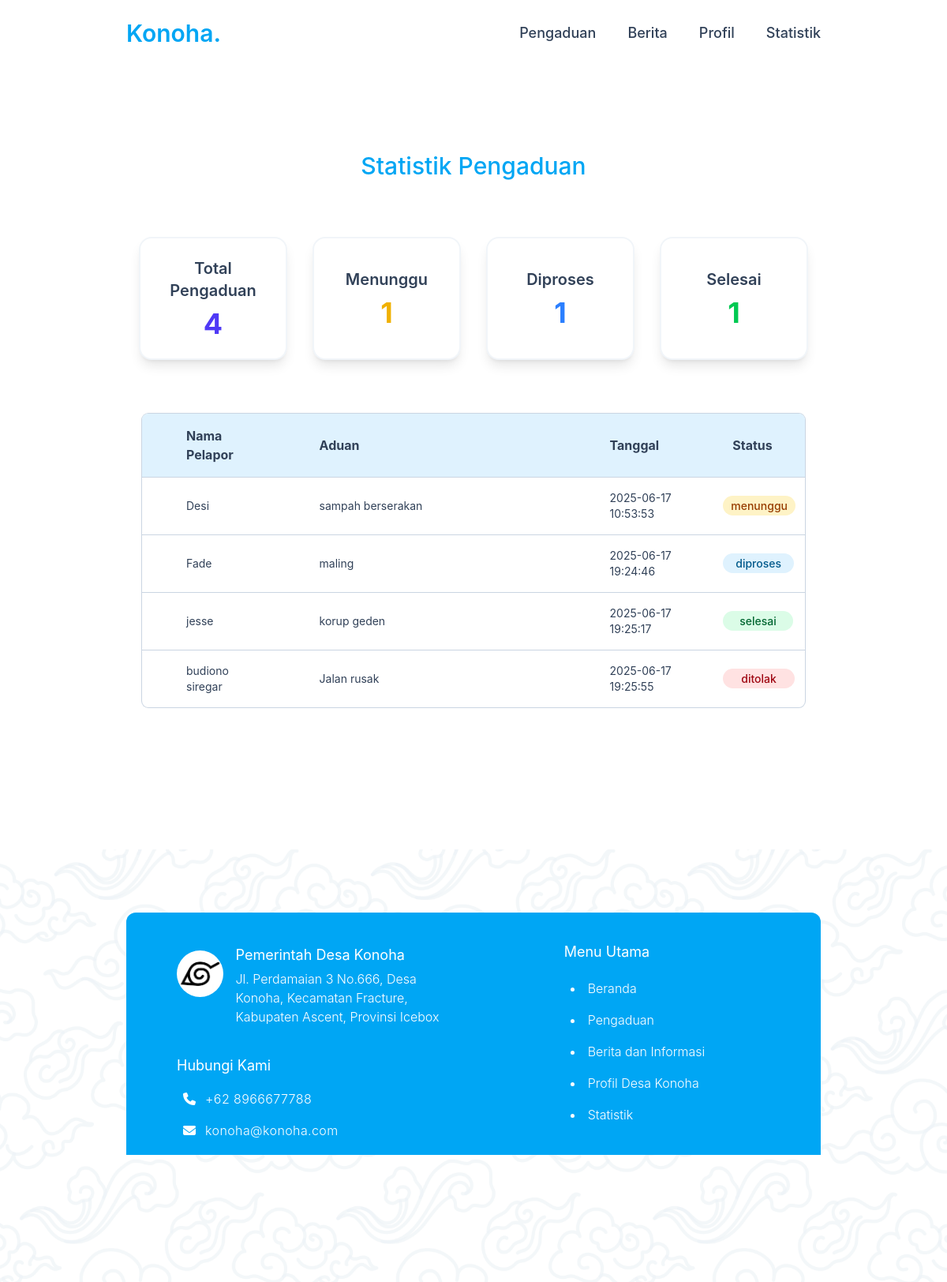
/konoha-mainPage/public/Statistik_controller, run on the app's committed database.
### tables this page shows
CREATE TABLE `pengaduan` (
  `id_pengaduan` int(11) NOT NULL,
  `nama_pelapor` varchar(255) NOT NULL,
  `nomor_telepon` varchar(25) DEFAULT NULL,
  `id_kategori` int(11) NOT NULL,
  `judul_pengaduan` varchar(255) NOT NULL,
  `detail_pengaduan` text NOT NULL,
  `path_lampiran` varchar(255) DEFAULT NULL,
  `tanggal_dikirim` timestamp NOT NULL DEFAULT current_timestamp(),
  `status` enum('menunggu','diproses','selesai','ditolak') NOT NULL DEFAULT 'menunggu'
);

### konoha-mainPage/app/core/Controllers.php (called while the page is built, shortened)
<?php
class Controllers {
    public function view( $view, $data = [] ) {
        require_once "../app/views/" . $view . ".php";
    }
    public function model ( $model ) {
        return new $model;
    }
}
?>

### konoha-mainPage/app/controllers/Statistik_controller.php (called while the page is built, shortened)
<?php
class Statistik_controller extends Controllers {
    public function index() {
        $data['title'] = "Konoha - statistik";
        $data['dataStatistik'] = $this->model('Statistik_model')->getStatistik($data);
        $data['dataPengaduan'] = $this->model('Statistik_model')->getAllStatistik(50, null, 'total');
        $data['menunggu'] = $this->model('Statistik_model')->getMenungguStatistik();
        $data['diproses'] = $this->model('Statistik_model')->getDiprosesStatistik();
        $data['selesai'] = $this->model('Statistik_model')->getSelesaiStatistik();
        $data['ditolak'] = $this->model('Statistik_model')->getDitolakStatistik();
        $this->view("statistik/index", $data);
    }
}
?>

### konoha-mainPage/app/core/App.php (called while the page is built, shortened)
<?php
class App {
    protected $method = 'index';
    protected $params = [];
    public function __construct() {
        $this->controller = new $this->controller;
        call_user_func_array([$this->controller, $this->method], $this->params);
    }
}
?>

### konoha-mainPage/public/index.php (called while the page is built, shortened)
<?php
$app = new App;
?>

### konoha-mainPage/app/core/Database.php (called while the page is built, shortened)
<?php
class Database {
    private $host = "localhost";
    private $db_name = "dbkonoha";
    private $username = "root";
    private $password = "";
    public $conn;
    private $stmt;
    public function __construct() {
        try {
            $this->conn = new PDO(
                "mysql:host=" . $this->host . ";dbname=" . $this->db_name . ";charset=utf8mb4",
                $this->username,
                $this->password,
                array(
                    PDO::ATTR_ERRMODE => PDO::ERRMODE_EXCEPTION,
                    PDO::ATTR_DEFAULT_FETCH_MODE => PDO::FETCH_ASSOC,
                    PDO::MYSQL_ATTR_INIT_COMMAND => "SET NAMES utf8mb4"
                )
                );
        } catch(PDOException $exception) {
            die($exception->getMessage());
        }
    }
    public function query($query) {
        $this->stmt = $this->conn->prepare($query);
    }
    public function execute() {
        $this->stmt->execute();
    }
    public function getAll() {
        $this->execute();
        return $this->stmt->fetchAll(PDO::FETCH_ASSOC);
    }
    public function get() {
        $this->execute();
        return $this->stmt->fetch(PDO::FETCH_ASSOC);
    }
}
?>

### konoha-mainPage/app/models/Statistik_model.php (called while the page is built)
<?php
class Statistik_model {
    private $conn;
    private $table_name = "pengaduan";
    public function __construct() {
        $this->conn = new Database();
    }
    public function getStatistik($data) {
        $query = "SELECT
                    COUNT(*) as total,
                    SUM(CASE WHEN status = 'menunggu' THEN 1 ELSE 0 END) as menunggu,
                    SUM(CASE WHEN status = 'diproses' THEN 1 ELSE 0 END) as diproses,
                    SUM(CASE WHEN status = 'selesai' THEN 1 ELSE 0 END) as selesai
                  FROM " . $this->table_name;
        $this->conn->query($query);
        $this->conn->execute();
        $result = $this->conn->get();
        $data = [
            'total' => $result['total'],
            'menunggu' => $result['menunggu'],
            'diproses' => $result['diproses'],
            'selesai' => $result['selesai']
        ];
        return $data;
    }
    public function getAllStatistik() {
        $query = "SELECT p.*, k.nama_kategori
                  FROM " . $this->table_name . " p
                  LEFT JOIN kategoripengaduan k ON p.id_kategori = k.id_kategori";
        $this->conn->query($query);
        return $this->conn->getAll();
    }
    public function getMenungguStatistik() {
        $query = "SELECT p.*, k.nama_kategori
                  FROM " . $this->table_name . " p
                  LEFT JOIN kategoripengaduan k ON p.id_kategori = k.id_kategori
                  WHERE p.status = 'menunggu'";
        $this->conn->query($query);
        return $this->conn->getAll();
    }
    public function getDiprosesStatistik() {
        $query = "SELECT p.*, k.nama_kategori
                  FROM " . $this->table_name . " p
                  LEFT JOIN kategoripengaduan k ON p.id_kategori = k.id_kategori
                  WHERE p.status = 'diproses'";
        $this->conn->query($query);
        return $this->conn->getAll();
    }
    public function getSelesaiStatistik() {
        $query = "SELECT p.*, k.nama_kategori
                  FROM " . $this->table_name . " p
                  LEFT JOIN kategoripengaduan k ON p.id_kategori = k.id_kategori
                  WHERE p.status = 'selesai'";
        $this->conn->query($query);
        return $this->conn->getAll();
    }
    public function getDitolakStatistik() {
        $query = "SELECT p.*, k.nama_kategori
                  FROM " . $this->table_name . " p
                  LEFT JOIN kategoripengaduan k ON p.id_kategori = k.id_kategori
                  WHERE p.status = 'ditolak'";
        $this->conn->query($query);
        return $this->conn->getAll();
    }
}

### konoha-mainPage/app/views/statistik/index.php (the view)
<section id="statistik" class="py-20 bg-white">
    <div class="container mx-auto px-2 mb-24 max-w-sm md:max-w-xl lg:max-w-4xl xl:max-w-6xl">
    <div class="container mx-auto px-4 text-center">
        <h2 class="section-title text-sky-500">Statistik Pengaduan</h2>
        <form action="" method="post">
            <div class="grid grid-cols-1 sm:grid-cols-2 md:grid-cols-2 lg:grid-cols-4 gap-8 mb-16">
                <button name="total" cursor="pointer" class="hover:scale-103 focus:bg-sky-50 bg-white rounded-2xl shadow-lg p-6 border-2 border-slate-100 hover:shadow-xl transition-all duration-700 ease-in-out">
                    <h3 class="text-xl font-semibold text-slate-700">Total Pengaduan</h3>
                    <p class="text-4xl font-bold text-indigo-600 mt-2">
                        <?= $data['dataStatistik']['total'] ?? 0 ?>
                    </p>
                </button>
                <button name="menunggu" class="hover:scale-103 focus:bg-sky-50 bg-white rounded-2xl shadow-lg p-6 border-2 border-slate-100 hover:shadow-xl transition-all duration-700 ease-in-out">
                    <h3 class="text-xl font-semibold text-slate-700">Menunggu</h3>
                    <p class="text-4xl font-bold text-yellow-500 mt-2">
                        <?= $data['dataStatistik']['menunggu'] ?? 0 ?>
                    </p>
                </button>
                <button name="diproses" cursor="pointer" class="hover:scale-103 focus:bg-sky-50 bg-white rounded-2xl shadow-lg p-6 border-2 border-slate-100 hover:shadow-xl transition-all duration-700 ease-in-out">
                    <h3 class="text-xl font-semibold text-slate-700">Diproses</h3>
                    <p class="text-4xl font-bold text-blue-500 mt-2">
                            <?= $data['dataStatistik']['diproses'] ?? 0 ?>
                    </p>
                </button>
                <button name="selesai" cursor="pointer" class="hover:scale-103 focus:bg-sky-50 bg-white rounded-2xl shadow-lg p-6 border-2 border-slate-100 hover:shadow-xl transition-all duration-700 ease-in-out">
                    <h3 class="text-xl font-semibold text-slate-700">Selesai</h3>
                    <p class="text-4xl font-bold text-green-500 mt-2">
                            <?= $data['dataStatistik']['selesai'] ?? 0 ?>
                    </p>
                </button>
            </div>
        </form>
        <div class="flex-1 overflow-y-auto p-1">
            <table class="min-w-lg md:min-w-2xl rounded-lg ring-1 ring-slate-300 overflow-hidden w-full">
                <thead class="bg-sky-100 text-slate-700">
                    <tr>
                        <th class="px-14 py-4 text-left text-slate-700">Nama Pelapor</th>
                        <th class="px-6 py-4 text-left text-slate-700">Aduan</th>
                        <th class="px-6 py-4 text-left text-slate-700">Tanggal</th>
                        <th class="px-6 py-4 text-left text-slate-700">Status</th>
                    </tr>
                </thead>
                <tbody class="text-slate-700">
                    <?php if (!empty($data['dataPengaduan'])): ?>
                    <?php foreach ($data['dataPengaduan'] as $aduan): ?>
                    <tr class="border-t border-slate-300 hover:bg-sky-50 transition">
                        <td class="md:px-14 py-4 text-left text-xs md:text-sm xl:text-base text-slate-700"><?= htmlspecialchars($aduan['nama_pelapor']) ?></td>
                        <td class="md:px-6 py-4 text-left text-xs md:text-sm xl:text-base text-slate-700 w-92"><?= htmlspecialchars($aduan['judul_pengaduan']) ?></td>
                        <td class="md:px-6 py-4 text-left text-xs md:text-sm xl:text-base text-slate-700"><?= htmlspecialchars($aduan['tanggal_dikirim']) ?></td>
                        <td class="md:px-3 py-4 text-left text-xs md:text-sm xl:text-base text-slate-700">
                            <?php
                                if ($aduan['status'] === 'menunggu') {
                                    $statusClass = 'bg-amber-100 text-amber-800 px-[10px]';
                                } elseif ($aduan['status'] === 'diproses') {
                                    $statusClass = 'bg-sky-100 text-sky-800 px-[16px]';
                                } elseif ($aduan['status'] === 'selesai') {
                                    $statusClass = 'bg-green-100 text-green-800 px-[21px]';
                                } elseif ($aduan['status'] === 'ditolak') {
                                    $statusClass = 'bg-red-100 text-red-800 px-[23px]';
                                }
                            ?>
                            <span class="<?= $statusClass ?> text-sm font-medium py-1 rounded-full">
                            <?= htmlspecialchars($aduan['status']) ?>
                            </span>
                        </td>
                    </tr>
                    <?php endforeach; ?>
                    <?php else: ?>
                    <tr>
                        <td colspan="4" class="py-4 px-6 text-center text-slate-500">Belum ada pengaduan yang selesai.</td>
                    </tr>
                    <?php endif; ?>
                </tbody>
            </table>
        </div>
    </div>
</section>
<footer class="bg-footer w-full">
        <div class="container pt-20 mx-auto px-2 max-w-sm md:max-w-xl lg:max-w-4xl xl:max-w-6xl">
            <div class="bg-sky-500 lg:px-10 xl:px-20 pt-2 lg:pt-4 xl:pt-8 pb-6 lg:pb-8 xl:pb-12 rounded-xl">
                <div class="md:flex md:flex-row lg:gap-20">
                    <div class="flex flex-col md:w-[70%] lg:w-[55%] xl:w-[70%]">
                        <div class="flex mx-6 pt-6 mb-4">
                            <div class="w-[60%] md:w-[50%] lg:w-[40%] xl:w-[25%] xl:mr-8 mr-4 mt-2">
                                <img src="<?=BASEURL?>/src/assets/logo.jpeg" class="rounded-full" />
                            </div>
                            <div class="flex flex-col">
                                <h2 class="font-normal xl:font-semibold text-sm lg:text-lg text-white mb-1">Pemerintah Desa Konoha</h2>
                                <p class="xl:w-[70%] font-light xl:font-normal text-xs lg:text-base text-white">
                                    Jl. Perdamaian 3 No.666, Desa Konoha, Kecamatan Fracture, Kabupaten Ascent, Provinsi Icebox
                                </p>
                            </div>
                        </div>
                        <div class="mx-6 pt-5 mb-4">
                            <h2 class="font-normal xl:font-semibold text-sm lg:text-lg text-white mb-4">Hubungi Kami</h2>
                            <div class="flex flex-row items-center gap-3 ml-2 mb-4">
                                <i class="fa-solid fa-phone text-white text-sm lg:text-base xl:text-xl"></i>
                                <h3 class="text-white font-light xl:font-normal text-xs lg:text-base tracking-wide">+62 8966677788</h3>
                            </div>
                            <div class="flex flex-row items-center gap-3 ml-2 mb-6">
                                <i class="fa-solid fa-envelope text-white text-sm lg:text-base xl:text-xl"></i>
                                <h3 class="text-white font-light xl:font-normal text-xs lg:text-base tracking-wide">konoha@konoha.com</h3>
                            </div>
                            <div class="flex flex-row items-center gap-3 lg:gap-5 ml-2">
                                <a href="">
                                    <img src="<?=BASEURL?>/src/assets/icon/instagram.svg" class="w-8 lg:w-12" />
                                </a>
                                <a href="">
                                    <img src="<?=BASEURL?>/src/assets/icon/youtube.svg" class="w-8 lg:w-12" />
                                </a>
                                <a href="">
                                    <img src="<?=BASEURL?>/src/assets/icon/x.svg" class="w-8 lg:w-12" />
                                </a>
                                <a href="">
                                    <img src="<?=BASEURL?>/src/assets/icon/facebook.svg" class="w-8 lg:w-12" />
                                </a>
                                <a href="">
                                    <img src="<?=BASEURL?>/src/assets/icon/tiktok.svg" class="w-8 lg:w-12" />
                                </a>
                            </div>
                        </div>
                    </div>
                    <div class="mx-6 pt-5 mb-4 md:w-[30%] lg:w-[35%] xl:2-[30%]">
                        <h2 class="font-normal xl:font-semibold text-sm lg:text-lg text-white mb-3 lg:mb-5">Menu Utama</h2>
                        <div class="flex flex-col gap-4 text-white font-light xl:font-normal text-xs lg:text-base ml-2">
                            <li>
                                <a href="<?= BASEURL; ?>/Home_controller#beranda">Beranda</a>
                            </li>
                            <li>
                                <a href="<?= BASEURL; ?>/Home_controller#pengaduan">Pengaduan</a>
                            </li>
                            <li>
                                <a href="<?= BASEURL; ?>/Home_controller#berita">Berita dan Informasi</a>
                            </li>
                            <li>
                                <a href="<?= BASEURL; ?>/Home_controller#profil">Profil Desa Konoha</a>
                            </li>
                            <li>
                                <a href="<?= BASEURL; ?>/Statistik_controller">Statistik</a>
                            </li>
                        </div>
                    </div>
                </div>
            </div>
        </div>
        <div class="pt-3 lg:pt-5 pb-4 lg:bt-5">
            <h4 class="text-slate-700 text-xs lg:text-base text-center font-light">copyright 2025 Pemerintah Desa Konoha</h4>
        </div>
</footer>

### data on the page
pengaduan: nama_pelapor "Desi", judul_pengaduan "sampah berserakan", tanggal_dikirim "2025-06-17 10:53:53", status "menunggu"
pengaduan: nama_pelapor "Fade", judul_pengaduan "maling", tanggal_dikirim "2025-06-17 19:24:46", status "diproses"
pengaduan: nama_pelapor "jesse", judul_pengaduan "korup geden", tanggal_dikirim "2025-06-17 19:25:17", status "selesai"
pengaduan: nama_pelapor "budiono siregar", judul_pengaduan "Jalan rusak", tanggal_dikirim "2025-06-17 19:25:55", status "ditolak"

### other printed values
$data['dataStatistik']['total'] "4"
$data['dataStatistik']['menunggu'] "1"
$data['dataStatistik']['diproses'] "1"
$data['dataStatistik']['selesai'] "1"
